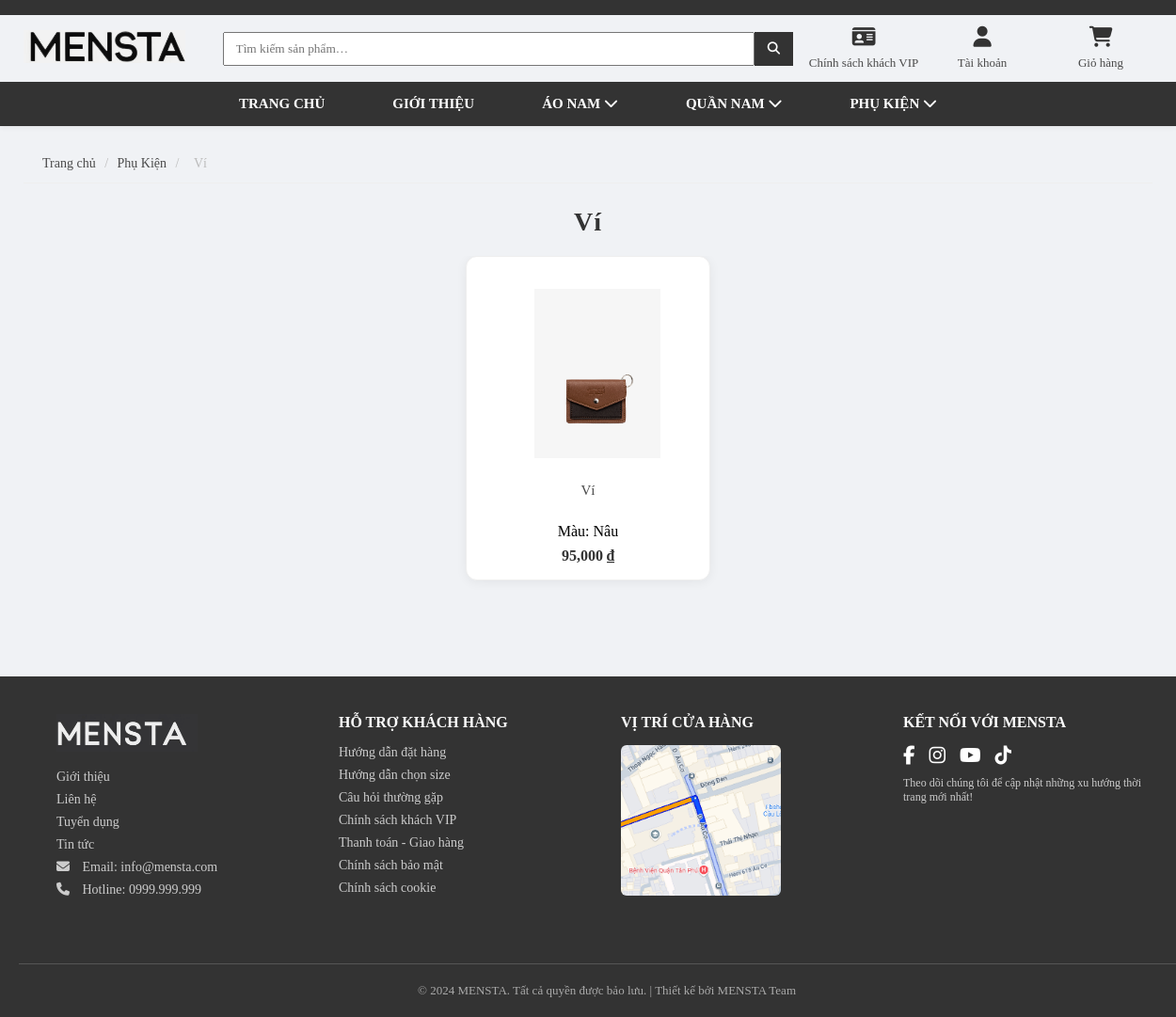
Before: /view/accessory.php?loai_pk=L010 with the older database file.
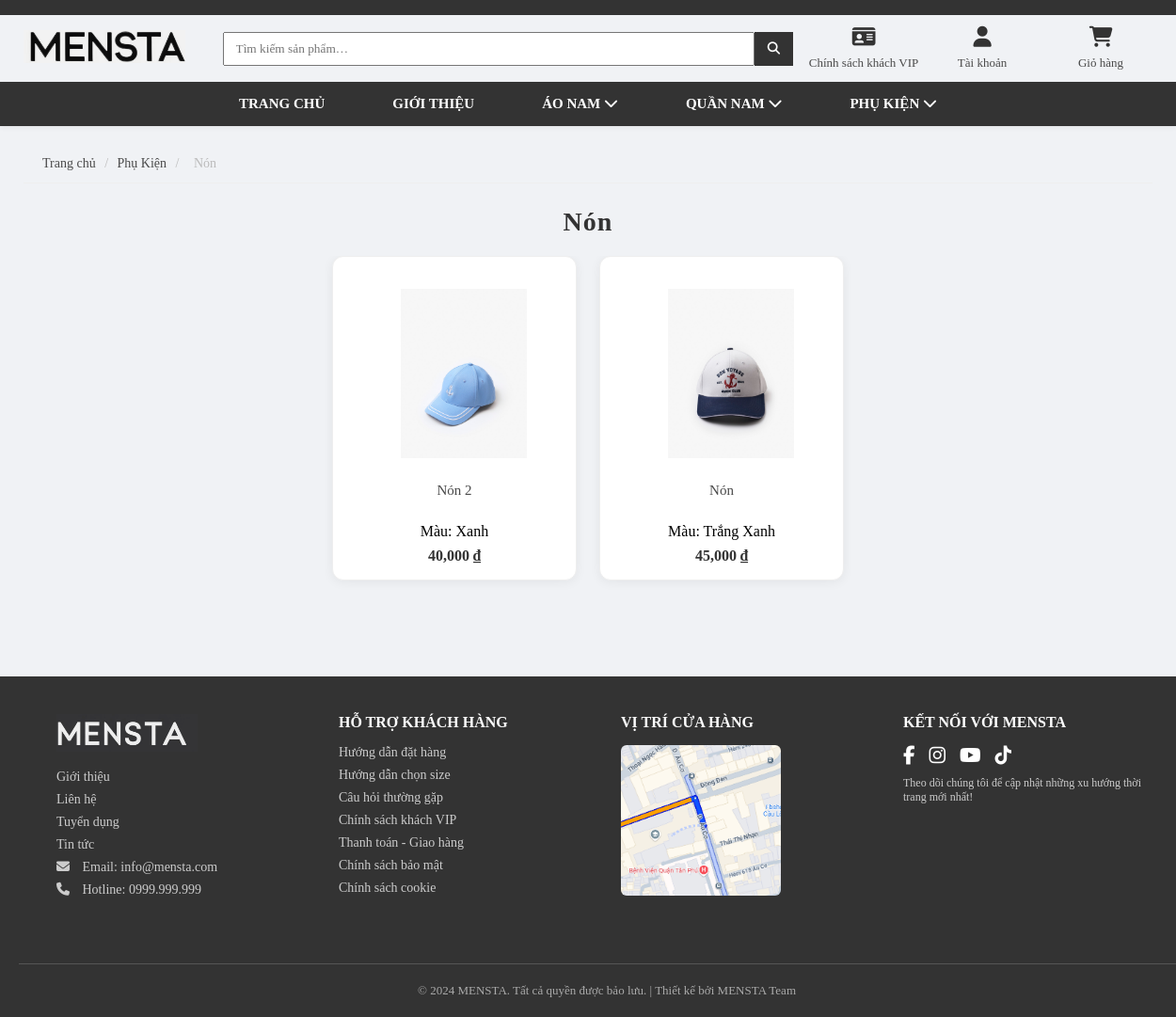
After: the same page with the newer database file.
### tables this page shows
CREATE TABLE `loaisanpham` (
  `MALOAI` varchar(10) NOT NULL,
  `TENLOAI` varchar(100) DEFAULT NULL,
  `MADM` varchar(10) DEFAULT NULL,
  `THUTU` int(11) NOT NULL DEFAULT 0
);

CREATE TABLE `sanpham` (
  `ID` int(11) NOT NULL,
  `MASP` varchar(10) NOT NULL,
  `TENSP` varchar(100) DEFAULT NULL,
  `MAUSAC` varchar(20) DEFAULT NULL,
  `KICHTHUOC` varchar(50) DEFAULT NULL,
  `GIA` int(11) DEFAULT NULL,
  `MOTA` varchar(500) DEFAULT NULL,
  `HINHANH` varchar(255) DEFAULT NULL,
  `MADM` varchar(10) NOT NULL,
  `hot` tinyint(1) DEFAULT 0,
  `news` tinyint(1) DEFAULT 0,
  `outsale` tinyint(1) DEFAULT 0,
  `SOLUONG` int(11) DEFAULT 0,
  `GROUPSP` varchar(10) DEFAULT NULL,
  `is_main` tinyint(1) DEFAULT 0,
  `MALOAI` varchar(10) DEFAULT NULL,
  `IS_DELETED` tinyint(1) DEFAULT 0 COMMENT 'Trạng thái xóa mềm: 0=Hiển thị, 1=Đã ẩn'
);

### view/accessory.php (the view, shortened to what this page needs)
<?php
$db   = new database();
$conn = $db->getConnection();
$currentPk = $_GET['loai_pk'] ?? '';
$stmt = $conn->prepare("
  SELECT l.MALOAI, l.TENLOAI
  FROM loaisanpham l
  JOIN danhmuc d ON l.MADM = d.MADM
  WHERE d.TENDM = 'PHỤ KIỆN'
  ORDER BY l.TENLOAI
");
$stmt->execute();
$pkTypes = $stmt->fetchAll(PDO::FETCH_ASSOC);
$ten_loai = null;
foreach ($pkTypes as $t) {
    if ($t['MALOAI'] === $currentPk) {
        $ten_loai = $t['TENLOAI'];
        break;
    }
}
$page_title = $ten_loai ?: 'PHỤ KIỆN';
if ($currentPk && $ten_loai) {
    $stmt = $conn->prepare("
      SELECT s.*, gs.gia_khuyenmai, gs.giam_phantram
      FROM sanpham s
      LEFT JOIN (
        SELECT sv.GROUPSP,
               MAX(CASE WHEN NOW() BETWEEN ctkm.NGAYBATDAU AND ctkm.NGAYKETTHUC AND ct.gia_khuyenmai > 0 THEN ct.gia_khuyenmai ELSE 0 END) AS gia_khuyenmai,
               MAX(CASE WHEN NOW() BETWEEN ctkm.NGAYBATDAU AND ctkm.NGAYKETTHUC AND ct.giam_phantram > 0 THEN ct.giam_phantram ELSE 0 END) AS giam_phantram
        FROM sanpham sv
        JOIN chitietctkm ct ON ct.MASP = sv.MASP
        JOIN chuongtrinhkhuyenmai ctkm ON ct.MACTKM = ctkm.MACTKM
        WHERE sv.IS_DELETED = 0
        GROUP BY sv.GROUPSP
      ) gs ON gs.GROUPSP = s.GROUPSP
      WHERE s.MALOAI = :maloai
        AND s.is_main = 1
        AND s.IS_DELETED = 0
      ORDER BY s.ID DESC
    ");
    $stmt->execute([':maloai' => $currentPk]);
}
$mainProducts = $stmt->fetchAll(PDO::FETCH_ASSOC);
$seen = [];
$products = [];
foreach ($mainProducts as $sp) {
    if (!isset($seen[$sp['TENSP']])) {
        $products[]       = $sp;
        $seen[$sp['TENSP']] = true;
    }
}
?>
<!DOCTYPE html>
<html lang="vi">
<head>
  <link rel="stylesheet" href="/web_3/view/css/style.css">
  <link rel="stylesheet" href="/web_3/view/css/product.css">
  <link rel="stylesheet" href="https://cdnjs.cloudflare.com/ajax/libs/font-awesome/6.5.0/css/all.min.css" />
</head>
<body>
  <?php include __DIR__ . '/upload/header.php'; ?>
  <main class="main-content">
    <div class="breadcrumb">
      <a href="/web_3/index.php">Trang chủ</a>
      <span> / </span>
      <a href="/web_3/view/accessory.php">Phụ Kiện</a>
      <?php if ($ten_loai): ?>
        <span> / </span>
        <span><?= htmlspecialchars($ten_loai) ?></span>
      <?php endif; ?>
    </div>
    <h1 class="page-title"><?= htmlspecialchars($page_title) ?></h1>
    <div class="product-grid">
      <?php if (empty($products)): ?>
        <p>Không có sản phẩm nào.</p>
      <?php else: ?>
        <?php foreach ($products as $sp): ?>
          <div class="product-card" onclick="location.href='/web_3/view/product_detail.php?masp=<?= urlencode($sp['MASP']) ?>'">
            <img src="/web_3/view/uploads/<?= htmlspecialchars($sp['HINHANH']) ?>" alt="<?= htmlspecialchars($sp['TENSP']) ?>" />
            <div class="product-title"><?= htmlspecialchars($sp['TENSP']) ?></div>
            <div class="product-meta">Màu: <?= htmlspecialchars($sp['MAUSAC']) ?></div>
            <div class="price">
              <?php if ($sp['gia_khuyenmai'] || $sp['giam_phantram']): ?>
                <span class="old-price"><?= number_format($sp['GIA']) ?> ₫</span>
                <span class="sale-price"><?php
                  echo $sp['gia_khuyenmai']
                    ? number_format($sp['gia_khuyenmai']) . ' ₫'
                    : number_format($sp['GIA'] * (1 - $sp['giam_phantram']/100)) . ' ₫';
                ?></span>
              <?php else: ?>
                <?= number_format($sp['GIA']) ?> ₫
              <?php endif; ?>
            </div>
          </div>
        <?php endforeach; ?>
      <?php endif; ?>
    </div>
  </main>
  <?php include __DIR__ . '/upload/footer.php'; ?>
</body>
</html>

### view/upload/header.php (shortened to what this page needs)
<?php
$currentAo   = $_GET['loai_ao']   ?? '';
$currentQuan = $_GET['loai_quan'] ?? '';
$currentPk   = $_GET['loai_pk']   ?? '';
?>
<!DOCTYPE html>
<html lang="vi">
<head>
  <link rel="stylesheet" href="/web_3/view/css/header.css">
  <link rel="stylesheet"
        href="https://cdnjs.cloudflare.com/ajax/libs/font-awesome/6.5.0/css/all.min.css"
 />
</head>
<body>
  <div class="topbar">
  </div>
  <header class="main-header">
    <div class="logo">
      <a href="/web_3/">
        <img src="/web_3/view/img/logo2.jpg" alt="MENSTA Logo">
      </a>
    </div>
    <div class="search-container position-relative">
      <input type="text" id="searchInput" placeholder="Tìm kiếm sản phẩm…" autocomplete="off">
      <button type="button" id="btnSearch"><i class="fas fa-search"></i></button>
    </div>
    <div class="header-icons">
      <a href="/web_3/view/membership.php" class="header-icon-item icon-stack">
        <span class="icon-wrap"><i class="fas fa-id-card"></i></span>
        <span>Chính sách khách VIP</span>
      </a>
      <?php if (isset($_SESSION['username'])): ?>
  <a href="/web_3/view/profile.php" class="header-icon-item" title="Thông tin tài khoản">
    <i class="fas fa-user"></i>
    <span><?php echo htmlspecialchars($_SESSION['username']); ?></span>
  </a>
<?php else: ?>
  <a href="/web_3/view/login.php" class="header-icon-item icon-stack" title="Đăng nhập">
    <span class="icon-wrap"><i class="fas fa-user"></i></span>
    <span>Tài khoản</span>
  </a>
<?php endif; ?>
  <a href="/web_3/view/shoppingcart.php" class="header-icon-item icon-stack">
        <span class="icon-wrap">
          <i class="fas fa-shopping-cart"></i>
        </span>
        <span>Giỏ hàng</span>
      </a>
    </div>
  </header>
  <nav class="main-nav-bar">
    <div class="main-nav-container">
      <ul class="main-nav-list">
        <li><a href="/web_3/">TRANG CHỦ</a></li>
        <li><a href="/web_3/view/about.php">GIỚI THIỆU</a></li>
        <li class="dropdown">
          <a href="/web_3/view/menshirt.php"
             class="<?= $currentAo === '' ? 'active' : '' ?>">
            ÁO NAM <i class="fas fa-chevron-down"></i>
          </a>
        </li>
        <li class="dropdown">
          <a href="/web_3/view/menpants.php"
             class="<?= $currentQuan === '' ? 'active' : '' ?>">
            QUẦN NAM <i class="fas fa-chevron-down"></i>
          </a>
        </li>
        <li class="dropdown">
<a href="/web_3/view/accessory.php"
             class="<?= $currentPk === '' ? 'active' : '' ?>">
            PHỤ KIỆN <i class="fas fa-chevron-down"></i>
          </a>
        </li>
      </ul>
    </div>
  </nav>
</body>
</html>

### view/upload/footer.php (shortened to what this page needs)
<footer class="footer-full-black">
  <div class="footer-container">
    <div class="footer-col">
      <img src="/web_3/view/img/logo1.jpg" alt="MENSTA" class="logo-footer"
           onerror="this.style.display='none'; this.nextElementSibling.style.display='block';" />
      <ul>
        <li><a href="#">Giới thiệu</a></li>
        <li><a href="#">Liên hệ</a></li>
        <li><a href="#">Tuyển dụng</a></li>
        <li><a href="#">Tin tức</a></li>
        <li><i class="fa fa-envelope"></i> Email: info@mensta.com</li>
        <li><i class="fa fa-phone"></i> Hotline: 0999.999.999</li>
      </ul>
    </div>
    <div class="footer-col">
      <div class="footer-title">HỖ TRỢ KHÁCH HÀNG</div>
      <ul>
        <li><a href="#">Hướng dẫn đặt hàng</a></li>
        <li><a href="#">Hướng dẫn chọn size</a></li>
        <li><a href="#">Câu hỏi thường gặp</a></li>
        <li><a href="#">Chính sách khách VIP</a></li>
        <li><a href="#">Thanh toán - Giao hàng</a></li>
        <li><a href="#">Chính sách bảo mật</a></li>
        <li><a href="#">Chính sách cookie</a></li>
      </ul>
    </div>
    <div class="footer-col">
      <div class="footer-title">VỊ TRÍ CỬA HÀNG</div>
      <img src="/web_3/view/img/map.jpg" alt="Bản đồ cửa hàng"
           onerror="this.style.display='none'; this.nextElementSibling.style.display='block';"
           style="width: 100%; max-width: 170px; border-radius: 6px; margin-bottom: 8px;" />
    </div>
    <div class="footer-col">
      <div class="footer-title">KẾT NỐI VỚI MENSTA</div>
      <div class="footer-social">
        <a href="#" title="Facebook"><i class="fab fa-facebook-f"></i></a>
        <a href="#" title="Instagram"><i class="fab fa-instagram"></i></a>
        <a href="#" title="YouTube"><i class="fab fa-youtube"></i></a>
        <a href="#" title="TikTok"><i class="fab fa-tiktok"></i></a>
      </div>
      <div style="color: #ccc; font-size: 12px; margin-top: 10px;">
        Theo dõi chúng tôi để cập nhật những xu hướng thời trang mới nhất!
      </div>
    </div>
  </div>
  <div class="footer-bottom">
    <p>&copy; 2024 MENSTA. Tất cả quyền được bảo lưu. | Thiết kế bởi MENSTA Team</p>
  </div>
</footer>

### view/css/style.css (style rules this page uses)
* { font-family: "Times New Roman", Times, serif; }
body { font-size: 16px; zoom: 1; }
.container, .main-content { max-width: 1200px; margin: 0 auto; padding: 20px; }
.fa, .fas, .fa-solid { font-family: "Font Awesome 6 Free"; font-weight: 900; }
.fab, .fa-brands { font-family: "Font Awesome 6 Brands"; font-weight: 400; }
:root { --primary-color: #333; --secondary-color: #fff; --background-color: #f0f2f5; --text-color: #4a4a4a; --border-color: #eee; }
.product-grid { text-align: center; font-size: 0; overflow: hidden; }
.product-card { display: inline-block; width: calc(25% - 20px); margin: 10px; vertical-align: top; background: var(--secondary-color); border: 1px solid var(--border-color); border-radius: 8px; overflow: hidden; text-align: center; padding-bottom: 15px; box-shadow: 0 2px 10px rgba(0, 0, 0, 0.05); transition: transform 0.2s, box-shadow 0.2s; position: relative; font-size: 16px; }
.product-card img { width: 100%; height: 180px; object-fit: contain; padding: 10px; transition: transform 0.3s ease; }
.product-title { font-size: 15px; color: var(--text-color); margin: 10px 10px 5px 10px; min-height: 40px; display: -webkit-box; -webkit-line-clamp: 2; -webkit-box-orient: vertical; overflow: hidden; text-overflow: ellipsis; line-height: 1.4; }
.price { font-size: 16px; margin-top: 8px; font-weight: bold; color: var(--primary-color); }
.breadcrumb { background: var(--background-color); padding: 12px 20px; font-size: 14px; color: #888; max-width: 1200px; margin: 0 auto; border-bottom: 1px solid var(--border-color); }
.breadcrumb a { color: var(--text-color); text-decoration: none; }
.breadcrumb span { margin: 0 6px; color: #bbb; }
.page-title { font-size: 28px; font-weight: bold; margin: 25px auto 20px auto; letter-spacing: 1px; text-align: center; color: var(--primary-color); max-width: 1200px; }
.product-card { display: inline-block; width: calc(20% - 12 px); margin: 6px; vertical-align: top; background: var(--secondary-color); border: 1px solid var(--border-color); border-radius: 8px; overflow: hidden; text-align: center; padding-bottom: 15px; box-shadow: 0 2px 10px rgba(0, 0, 0, 0.05); transition: transform 0.2s, box-shadow 0.2s; position: relative; font-size: 16px; }
.product-title { font-size: 15px; color: var(--text-color); margin: 10px 10px 5px 10px; min-height: 40px; display: -webkit-box; -webkit-box-orient: vertical; overflow: hidden; text-overflow: ellipsis; line-height: 1.4; }

### view/css/product.css (style rules this page uses)
.breadcrumb { background: var(--background-color); padding: 12px 20px; font-size: 14px; color: #888; max-width: 1200px; margin: 0 auto; border-bottom: 1px solid var(--border-color); }
.breadcrumb a { color: var(--text-color); text-decoration: none; }
.breadcrumb span { margin: 0 6px; color: #bbb; }
.page-title { font-size: 28px; font-weight: bold; margin: 25px auto 20px auto; letter-spacing: 1px; text-align: center; color: var(--primary-color); max-width: 1200px; }
.product-card { display: inline-block; vertical-align: top; width: 260px; margin: 0 12px 32px 12px; background: #fff; border-radius: 12px; box-shadow: 0 2px 12px rgba(0, 0, 0, 0.06); font-size: 16px; box-sizing: border-box; padding: 24px 12px 16px 12px; transition: box-shadow 0.2s; }

### view/upload/header.php (style rules this page uses)
.header-icons .header-icon-item .icon-wrap { position: relative; display: inline-block; }
.header-icons .header-icon-item.icon-stack { display: inline-flex; flex-direction: column; align-items: center; gap: 4px; text-align: center; width: 90px; }
.header-icons .header-icon-item.icon-stack span { display: block; }

Changed rows visible on the page:
removed sanpham: HINHANH (picture), TENSP "Ví", MAUSAC "Nâu", GIA "95,000"
changed loaisanpham: TENLOAI "Ví" → "Nón"
added sanpham: HINHANH (picture), TENSP "Nón 2", MAUSAC "Xanh", GIA "40,000"
added sanpham: HINHANH (picture), TENSP "Nón", MAUSAC "Trắng Xanh", GIA "45,000"
